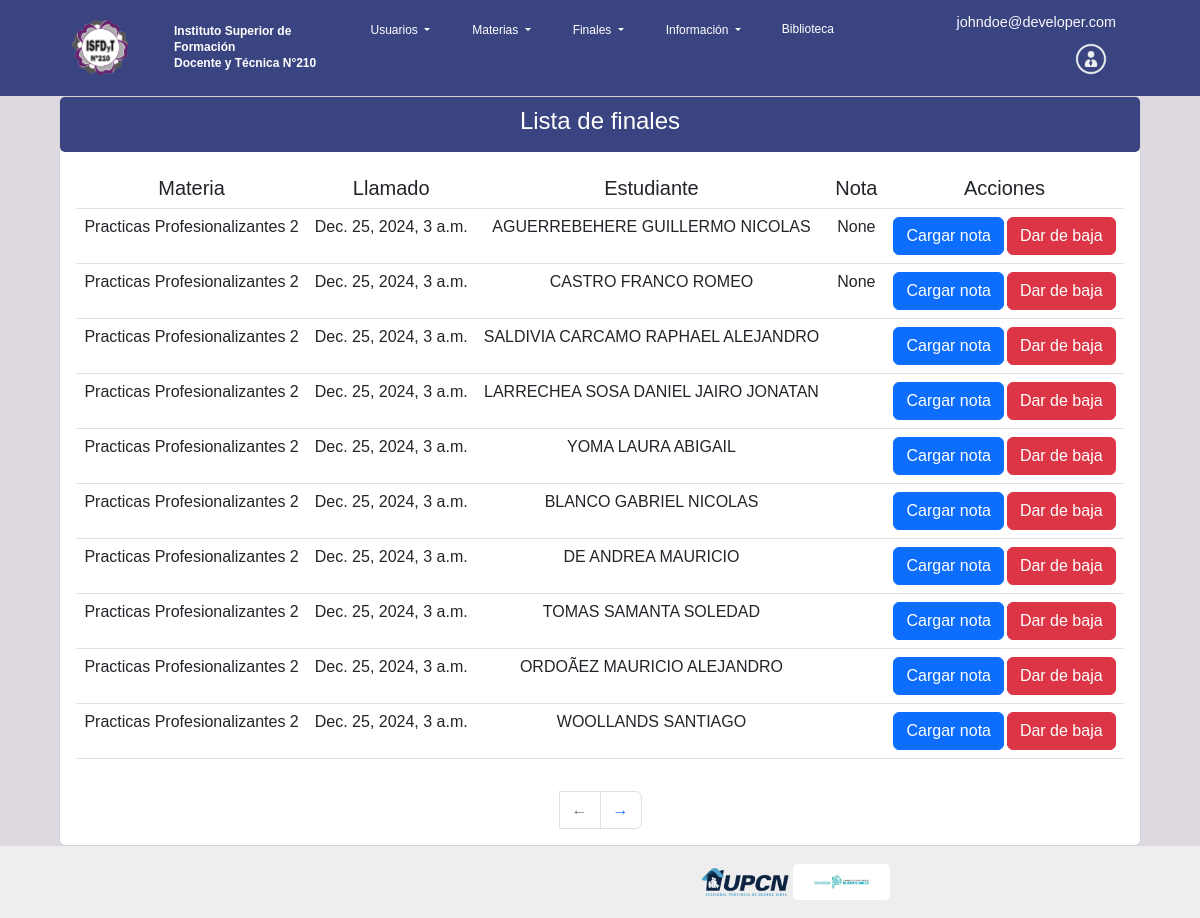
Page /listaFinalesAdm/ (signed in) on the committed database.
### inscripcionFinales/models.py (models this page shows, shortened)
class Usuario(AbstractBaseUser,PermissionsMixin):
    email = models.EmailField('email', max_length=254, unique = True)
    username = models.CharField('username',unique = True,null = True, max_length=100, blank=False)
    nombre_completo = models.CharField('nombre_completo', max_length=200, null=True, blank=True)
    fecha_nac = models.DateField('fecha_nac', null=True, blank=True)
    dni = models.IntegerField('dni',unique = True, null= True, blank=True)
    direccion = models.CharField('direccion', max_length=50, null=True, blank=True)
    localidad = models.CharField('localidad', max_length=50, null=True, blank=True)
    ciudad = models.CharField('ciudad', max_length=100, null=True, blank=True)
    nacionalidad = models.CharField('nacionalidad',max_length=50, null=True, blank=True)
    telefono_1 = models.IntegerField('telefono_1', null=True, blank=True)
    telefono_2 = models.IntegerField('telefono_2', null=True, blank=True)
    estado_civil=models.CharField('estado_civil', choices=ESTADO_CIVIL_CHOICES,max_length=50, null=True, blank=True)
    sexo=models.CharField('sexo',choices=SEXO_CHOICES,max_length=10, null=True, blank=True)
    imagen = models.ImageField('imagenPerfil', upload_to='perfil/', max_length=200, null=True, blank=True)
    is_admin = models.BooleanField('is_admin', default=False)
    is_superuser = models.BooleanField('is_superuser', default=False)
    is_active = models.BooleanField(default = True)
    is_staff = models.BooleanField(default = False)
    carrera = models.ManyToManyField('Carrera',blank=True)
    Estudiante = 'Estudiante'
    Preceptor = 'Preceptor'
    Profesor = 'Profesor'
    Directivo = 'Directivo'
    Administrador = 'Administrador'
    Bibliotecario = 'Bibliotecario'
    ROL_CHOICES = (
        (Directivo, 'Directivo'),
        (Preceptor, 'Preceptor'),
        (Profesor, 'Profesor'),
        (Estudiante, 'Estudiante'),
        (Administrador, 'Administrador'),
        (Bibliotecario, 'Bibliotecario'),
     )
    rol = models.CharField(max_length=20, choices=ROL_CHOICES, default=Estudiante)
    objects = UsuarioManager()
    USERNAME_FIELD = 'email'
    REQUIRED_FIELDS = ['password']
    def __str__(self):
        if self.nombre_completo:
            return self.nombre_completo
        else:
            return self.email

class InscripcionFinal(models.Model):
    usuario= models.ForeignKey(Usuario, on_delete=models.CASCADE, blank=False, null=False)
    llamado= models.ForeignKey(MesaFinal, on_delete=models.CASCADE, blank=False, null=False)
    aprobada= models.BooleanField(null=True)
    inscripcionAbierta=models.BooleanField(default=False)

class MesaFinal(models.Model):
    materia= models.ForeignKey(Materia, on_delete=models.CASCADE, blank=False, null=False )
    llamado= models.DateTimeField('Llamado', null=False, blank=False)
    vigente= models.BooleanField(default=True)
    inscripcionAbierta = models.BooleanField(default=False)

class Materia(models.Model):
    nombre_materia = models.CharField('nombre_materia', max_length=50)
    carrera = models.ForeignKey('Carrera',on_delete=models.CASCADE,null=True)
    profesor = models.ForeignKey('Usuario',on_delete=models.CASCADE,null=True)
    inscripcionAbierta = models.BooleanField(default=False)
    Inicio = '12:00'
    Inicio1 = '14:00'
    Inicio2 = '16:00'
    Inicio3 = '18:00'
    Inicio4 = '20:00'
    HORARIO_CHOICES = (
        ('12:00', '12:00'),
        ('14:00', '14:00'),
        ('16:00', '16:00'),
        ('18:00', '18:00'),
        ('20:00', '20:00')
        )
    Horario=models.CharField(max_length=22, choices=HORARIO_CHOICES, default='12:00')
    ANIO_CHOICES = (
        (1, '1'),
        (2, '2'),
        (3, '3'),
        (4, '4'),
     )
    anio=models.IntegerField(choices=ANIO_CHOICES, default=1)
    DIA_CHOICES = (
        ('Lunes', 'Lunes'),
        ('Martes', 'Martes'),
        ('Miércoles', 'Miércoles'),
        ('Jueves', 'Jueves'),
        ('Viernes', 'Viernes'),
    )
    dia = models.CharField(max_length=20, choices=DIA_CHOICES, default='Lunes')
    def __str__(self):
        return self.nombre_materia

class usuarios_materia(models.Model):
    materia = models.ForeignKey('Materia',on_delete=models.CASCADE,null=False, blank=False)
    usuario= models.ForeignKey('Usuario',on_delete=models.CASCADE,null=False, blank=False)
    nota_cursada=models.FloatField('Nota de Cursada',null=True,blank=True)
    nota_final=models.FloatField('Nota de Final',null=True,blank=True)
    aprobada= models.BooleanField(default=False)
    condicional= models.BooleanField(default=False)
    modalidad=models.CharField('Modalidad',choices=MODALIDAD_CHOICES,max_length=2, null=True, blank=True)
    ciclo_lectivo=models.CharField('Ciclo lectivo',unique = True,null=True, blank=True, max_length=100)

### inscripcionFinales/views.py (the view)
# urls.py: path('listaFinalesAdm/', login_required(lista_finales_inscriptos_adm), name='lista_finales_inscriptos_adm'),
def lista_finales_inscriptos_adm(request):
    finales_inscriptos = InscripcionFinal.objects.filter(
        Q(aprobada=False) | Q(aprobada__isnull=True)
    ).select_related('llamado__materia', 'usuario')
    for final in finales_inscriptos:
        final.notas = usuarios_materia.objects.filter(
            usuario=final.usuario,
            materia=final.llamado.materia
    )
    return render(request, 'finales/lista_finales_inscriptos_adm.html', {'finales': finales_inscriptos})

### inscripcionFinales/templates/finales/lista_finales_inscriptos_adm.html (shortened to what this page needs)
{% extends 'base/base.html' %}
{% block content %}
    <div class="card">
        <div class="card-headers" style="border-radius: 5px;">
            <h4 class="card-title">Lista de finales</h4>
        </div>
        <div class="card-body">
            <table class="table">
                <thead>
                    <tr>
                        <th class="h5">Materia</th>
                        <th class="h5">Llamado</th>
                        <th class="h5">Estudiante</th>
                        <th class="h5">Nota</th>
                        <th class="h5">Acciones</th>
                    </tr>
                </thead>
                <tbody>
                    {% if finales %}
                        {% for final in finales %}
                            <tr class="materia text-center"hidden=True>
                                <td class="h6">{{final.llamado.materia}}</td>
                                <td class="h6">{{final.llamado.llamado}}</td>
                                <td class="h6">{{final.usuario}}</td>
                                <td class="h6">
                                    {% for nota in final.notas %}
                                        <p>{{ nota.nota_final }}</p>
                                    {% endfor %}
                                </td>
                                <td>
                                    <a name="" id="" class="btn btn-primary" href="/cargar_nota_final/{{final.id}}" role="button">Cargar nota</a>
                                    <a name="" id="" class="btn btn-danger" href="/eliminar_inscripcion_final/{{final.id}}" role="button">Dar de baja</a>
                                </td>
                            </tr>
                        {% endfor %}
                    {% else %}
                        <div class="alert alert-danger"> No hay finales disponibles.</div>
                    {% endif %}
                </tbody>
            </table>
        </div>
        <nav aria-label="..." class="d-flex justify-content-center">
            <ul class="pagination">
              <li class="page-item" id='btnAnt'>
              <button class="page-link" title="Anterior" id='btnAnt_' style="cursor: pointer;"onclick="paginaAnt()">←</button>
              </li>
              <li class="page-item" id='btnSig'>
              <button class="page-link" title="Siguiente" id='btnSig_' onclick="paginaSig()">→</button>
              </li>
            </ul>
          </nav>
    </div>
{% endblock %}

### inscripcionFinales/templates/base/navbar.html (shortened to what this page needs)
<nav class="navbar  navbar-expand-lg navbar-dark">
  <div class="container-fluid">
    <a class="navbar-brand" href="/">
      <img class="logo-insti" src="/static/imagenes/Logo_i210.png">
    </a>
    <div class="rotulo">
      Instituto Superior de Formación<br>Docente y Técnica N°210
    </div>
    <div class="collapse navbar-collapse" id="navbarNavDropdown">
      <ul class="navbar-nav" style="text-align: right;">
        {% if request.user.is_staff or request.user.is_superuser or request.user.admin %}
          <li class="nav-item">
            <div class="dropdown">
              <button class="btn btn-navbar dropdown-toggle nav-link" type="button" id="dropdownMenuButton1" data-bs-toggle="dropdown" aria-expanded="false" style="text-decoration: none" style="text-align: right">
                Usuarios
              </button>
            </div>
          </li>
        {% endif %}
        {% if user.is_authenticated %}
        <li class="nav-item">
            <div class="dropdown">
              <button class="btn btn-navbar dropdown-toggle nav-link" type="button" id="dropdownMenuButton1" data-bs-toggle="dropdown" aria-expanded="false" style="text-decoration: none" style="text-align: right">
                Materias
              </button>
            </div>
          </li>
          {% endif %}
        {% if user.is_authenticated %}
        <li class="nav-item">
            <div class="dropdown">
              <button class="btn btn-navbar dropdown-toggle nav-link" type="button" id="dropdownMenuButton1" data-bs-toggle="dropdown" aria-expanded="false" style="text-decoration: none" style="text-align: right">
                Finales
              </button>
            </div>
          </li>
          {% endif %}
          {% if user.is_authenticated %}
          <li class="nav-item">
            <div class="dropdown">
              <button class="btn btn-navbar dropdown-toggle nav-link" type="button" id="dropdownMenuButton1" data-bs-toggle="dropdown" aria-expanded="false" style="text-decoration: none" style="text-align: right">
                Información
              </button>
            </div>
          <li class="nav-item">
            <a class="nav-link" href="#" rel="noopener noreferrer" style="text-decoration: none">Biblioteca</a>
          </li>
            {% endif %}
        {% if not user.is_authenticated %}
          <li class="nav-item">
            <a class="nav-link" href="{% url 'login' %}">
              <img class="icono-nav" src="/static/imagenes/Login.png">
              <span class="nav-user">Login</span>
            </a>
          </li>
        {% else %}
          <li class="nav-item">
          </li>
          <li class="nav-item last-nav-item">
          <li class="nav-item last-nav-item">
            <div class="dropdown">
              <table>
                <tr>
                  <h9 style="color:ghostwhite">{{user.email}}</h9>
                  <button class="btn dropdown mrg-0 only-lt" type="button" data-bs-toggle="dropdown">
                    <a class="nav-link" href="#">
                      {% if request.user.is_staff or request.user.is_superuser or request.user.admin %}
                      <img class="icono-nav" src="/static/imagenes/Perfiladmin.png" alt="Default Image">
                    {% else %}
                      {% if user.imagen %}
                        <img class="icono-nav" src="{{ user.imagen.url }}" alt="User Image">
                      {% else %}
                        <img class="icono-nav" src="/static/imagenes/Perfil.png" alt="Default Image">
                      {% endif %}
                    {% endif %}
                    </a>
                  </button>
                </tr>
                </table>
                </li>
              </ul>
            </div>
        {% endif %}
    </div>
</nav>

### inscripcionFinales/static/style.css (style rules this page uses)
html { box-sizing: border-box; }
*, *:before, *:after { box-sizing: inherit; }
body { font-family: 'Trebuchet MS', 'Arial', sans-serif; font-style: normal; font-size: 0.65rem; overflow-x: hidden; position: relative; width: 100vw; max-width: 100vw; min-height: 100vh; background-color: #DFD9E1; }
p { margin: 0; padding: 0; }
.navbar { background-color: #3A4481; font-size: 1.2vw; font-weight: 400; padding: 0; }
.container-fluid { display: flex; }
.logo-insti { max-width: 7vh; height: 7vh; margin: 0 2.5vw 0 5vw; padding: 0; }
.rotulo { color: #fff; font-weight: 700; font-size: 2.7vw; line-height: 3.86vw; }
@media (min-width: 568px) { .rotulo { font-size: 1.5vw; line-height: 1.9vw; } }
@media (min-width: 768px) { .rotulo { font-size: 1vw; line-height: 1.3vw; } }
.navbar-nav { flex-grow: 1; }
@media (min-width: 960px) { .navbar-nav li:nth-of-type(1) { margin-left: auto; } }
@media (min-width: 960px) { .navbar-nav li:nth-of-type(6) { margin-left: auto; } }
@media (min-width: 960px) { .navbar-nav li:nth-of-type(7) { margin-right: 2vw; } }
.last-nav-item { margin-right: 5vw; margin-left: auto; }
.mrg-0 { margin: 0; padding: 0; }
.nav-item { padding: 1vw; }
.icono-nav { max-width: 4vw; margin: 0 3vw 0 0; padding: 0; }
@media (min-width:960px) { .icono-nav { margin: 0; max-width: 4vh; } }
.nav-link { color:#fff; font-weight: 400; font-size: 3.2vw; line-height: 2.86vw; }
@media (min-width:768px) { .nav-link { font-size: 2.15vw; line-height: 1.5vw; } }
@media (min-width:960px) { .nav-link { font-size: 1vw; line-height: 1.5vw; } }
.text-center { text-justify: center; }
.card-headers { background-color: #3A4481; color: white; text-align: center; height: 55px; line-height: 20px; padding: 10px 20px; }
tbody { background-color: #ffffff; }
th.h5 { text-align: center; }

### rows in the picture
Usuario: email "johndoe@developer.com"
InscripcionFinal: llamado.materia "Practicas Profesionalizantes 2", llamado.llamado "Dec. 25, 2024, 3 a.m.", usuario "AGUERREBEHERE GUILLERMO NICOLAS"
usuarios_materia: nota_final "None"
InscripcionFinal: llamado.materia "Practicas Profesionalizantes 2", llamado.llamado "Dec. 25, 2024, 3 a.m.", usuario "CASTRO FRANCO ROMEO"
usuarios_materia: nota_final "None"
InscripcionFinal: llamado.materia "Practicas Profesionalizantes 2", llamado.llamado "Dec. 25, 2024, 3 a.m.", usuario "SALDIVIA CARCAMO RAPHAEL ALEJANDRO"
InscripcionFinal: llamado.materia "Practicas Profesionalizantes 2", llamado.llamado "Dec. 25, 2024, 3 a.m.", usuario "LARRECHEA SOSA DANIEL JAIRO JONATAN"
InscripcionFinal: llamado.materia "Practicas Profesionalizantes 2", llamado.llamado "Dec. 25, 2024, 3 a.m.", usuario "YOMA LAURA ABIGAIL"
InscripcionFinal: llamado.materia "Practicas Profesionalizantes 2", llamado.llamado "Dec. 25, 2024, 3 a.m.", usuario "BLANCO GABRIEL NICOLAS"
InscripcionFinal: llamado.materia "Practicas Profesionalizantes 2", llamado.llamado "Dec. 25, 2024, 3 a.m.", usuario "DE ANDREA MAURICIO"
InscripcionFinal: llamado.materia "Practicas Profesionalizantes 2", llamado.llamado "Dec. 25, 2024, 3 a.m.", usuario "TOMAS SAMANTA SOLEDAD"
InscripcionFinal: llamado.materia "Practicas Profesionalizantes 2", llamado.llamado "Dec. 25, 2024, 3 a.m.", usuario "ORDOÃEZ MAURICIO ALEJANDRO"
InscripcionFinal: llamado.materia "Practicas Profesionalizantes 2", llamado.llamado "Dec. 25, 2024, 3 a.m.", usuario "WOOLLANDS SANTIAGO"
